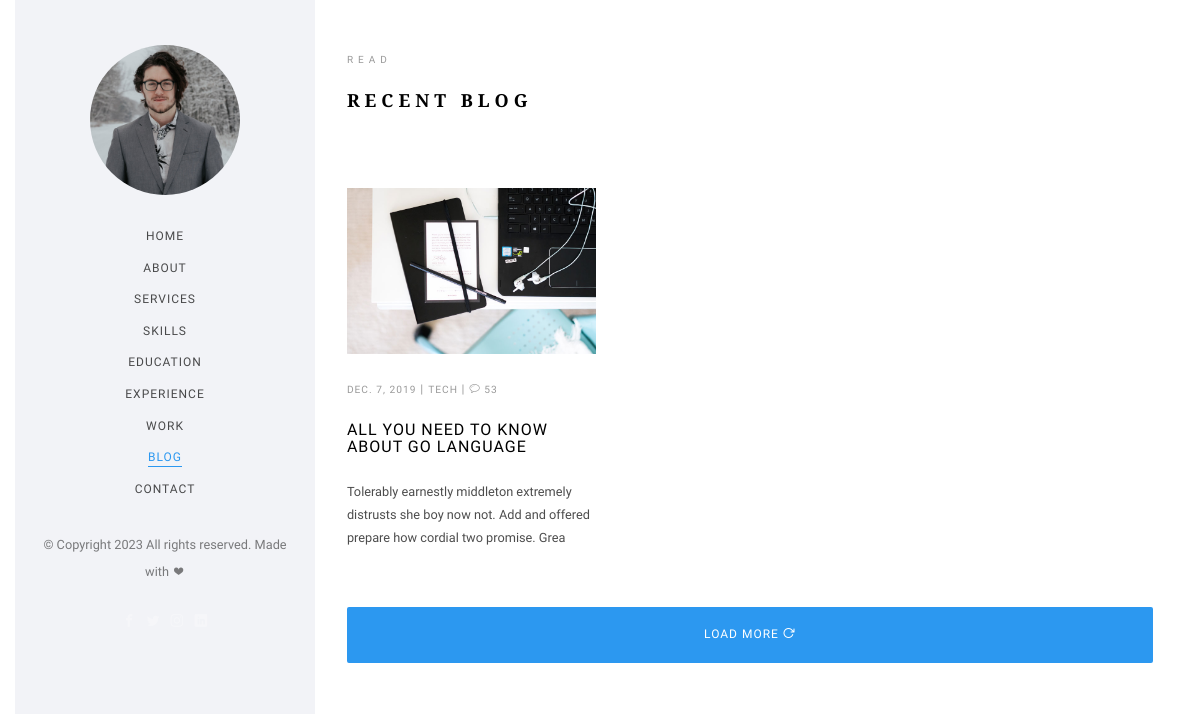
The app's page /blogs/ with its own data.
### blog/models.py (models this page shows, shortened)
class Blog(models.Model):
    blog_name = models.CharField(max_length=50)
    blog_type = models.CharField(max_length=20)
    numbers_of_comment = models.IntegerField()
    date_published = models.DateField()
    summary = models.CharField(max_length=120)

### blog/views.py (the view)
# urls.py: path("blogs/", views.BlogPageView.as_view(), name='blog'),
class BlogPageView(ListView):
    template_name = 'blog.html'
    model = Blog
    context_object_name = 'blogs'

### work/context_processors.py (called while the page is built)
def project_tags(request):
    tags = Tag.objects.all()
    return {'project_tags': tags}

### templates/blog.html (shortened to what this page needs)
{% extends 'base.html'%}
{% load static %}
{% block content %}
<section class="colorlib-blog" data-section="blog">
    <div class="colorlib-narrow-content">
        <div class="row">
            <div class="col-md-6 col-md-offset-3 col-md-pull-3 animate-box" data-animate-effect="fadeInLeft">
                <span class="heading-meta">Read</span>
                <h2 class="colorlib-heading">Recent Blog</h2>
            </div>
        </div>
        <div class="row">
            {% if blogs %}
            {% for blog in blogs %}
                {% include 'partials/_blog.html' %}
            {% endfor %}
            {% endif %}
        </div>
        <div class="row">
            <div class="col-md-12 animate-box">
                <p><a href="#" class="btn btn-primary btn-lg btn-load-more">Load more <i class="icon-reload"></i></a></p>
            </div>
        </div>
    </div>
</section>
{% endblock content %}

### templates/partials/_blog.html
{% load static %}
<div class="col-md-4 col-sm-6 animate-box" data-animate-effect="fadeInLeft">
    <div class="blog-entry">
        <a href="blog.html" class="blog-img"><img src="{% static './images/blog-1.jpg' %}" class="img-responsive" alt="HTML5 Bootstrap Template by colorlib.com"></a>
        <div class="desc">
            <span><small>{{ blog.date_published }}</small> | <small> {{ blog.blog_type }} </small> | <small> <i class="icon-bubble3"></i> {{ blog.numbers_of_comment }}</small></span>
            <h3><a href="blog.html">{{ blog.blog_name }}</a></h3>
            <p>{{ blog.summary }}</p>
        </div>
    </div>
</div>

### static/css/icomoon.css (style rules this page uses)
[class^="icon-"], [class*=" icon-"] { font-family: 'icomoon' !important; speak: none; font-style: normal; font-weight: normal; font-variant: normal; text-transform: none; line-height: 1; -webkit-font-smoothing: antialiased; -moz-osx-font-smoothing: grayscale; }
.icon-reload:before { content: "\e0b4"; }
.icon-bubble3:before { content: "\e914"; }

### static/css/style.css (style rules this page uses)
body { font-family: "Quicksand", Arial, sans-serif; font-weight: 400; font-size: 15px; line-height: 1.8; color: rgba(0, 0, 0, 0.7); }
a { color: #2c98f0; -webkit-transition: 0.5s; -o-transition: 0.5s; transition: 0.5s; }
p { margin-bottom: 1.5em; }
h1, h2, h3, h4, h5, h6 { color: #000; font-family: "Playfair Display", Georgia, serif; font-weight: 400; margin: 0 0 30px 0; }
.colorlib-narrow-content { padding: 0 2.5em; }
.colorlib-experience, .colorlib-skills, .colorlib-education, .colorlib-blog, .colorlib-work, .colorlib-about, .colorlib-services, .colorlib-contact { padding-top: 4em; padding-bottom: 9em; clear: both; width: 100%; display: block; }
.colorlib-heading { font-size: 18px; margin-bottom: 4em; font-weight: 700; text-transform: uppercase; letter-spacing: 5px; line-height: 1.8; position: relative; }
.heading-meta { margin-bottom: 15px; display: block; font-size: 10px; text-transform: uppercase; color: #999999; font-weight: 500; letter-spacing: 5px; }
.blog-entry { width: 100%; float: left; background: #fff; margin-bottom: 3em; }
.blog-entry .blog-img { width: 100%; float: left; overflow: hidden; position: relative; z-index: 1; margin-bottom: 25px; }
.blog-entry .blog-img img { position: relative; max-width: 100%; -webkit-transform: scale(1); -moz-transform: scale(1); -ms-transform: scale(1); -o-transform: scale(1); transform: scale(1); -webkit-transition: 0.3s; -o-transition: 0.3s; transition: 0.3s; }
.blog-entry .desc h3 { font-size: 16px; margin-bottom: 25px; line-height: auto; font-weight: 500; text-transform: uppercase; letter-spacing: 1px; font-family: "Quicksand", Arial, sans-serif; }
.blog-entry .desc h3 a { color: #000; text-decoration: none; }
.blog-entry .desc span { display: block; margin-bottom: 20px; font-size: 12px; color: rgba(0, 0, 0, 0.4) !important; text-transform: uppercase; letter-spacing: 1px; font-weight: 400; }
.blog-entry .desc span small i { color: #999999; }
.btn-load-more { width: 100%; }
.btn { margin-right: 4px; margin-bottom: 4px; font-family: "Quicksand", Arial, sans-serif; font-size: 12px; font-weight: 400; text-transform: uppercase; letter-spacing: 1px; -webkit-border-radius: 2px; -moz-border-radius: 2px; -ms-border-radius: 2px; border-radius: 2px; -webkit-transition: 0.5s; -o-transition: 0.5s; transition: 0.5s; padding: 8px 15px !important; }
.btn.btn-lg { padding: 18px 36px !important; }
.btn-primary { background: #2c98f0; color: #fff; border: 2px solid #2c98f0; }
.js .animate-box { opacity: 0; }

### records on screen
Blog: date_published "DEC. 7, 2019", blog_type "TECH", numbers_of_comment "53", blog_name "ALL YOU NEED TO KNOW ABOUT GO LANGUAGE", summary "Tolerably earnestly middleton extremely distrusts she boy now not. Add and offered prepare how cordial two promise. Grea"
